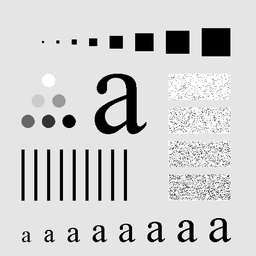
#> input picture 2assign/images/Fig0333(a).tif, 256 x 256 px, shrunk from 500 x 500 before the run
$ python spatial_filter.py
#> lines starting #> are read from the running program, lines starting #| are printed output that depends on the picture
import numpy as np
from matplotlib import pyplot as plt
import os.path
import math

# calculates mxm linear filter at position [y][x]
def calcMask(img, m, y, x):
    w = 1/(m**2) # average mask entry
    a = int((m-1)/2)
    y_max, x_max = img.shape
    g = 0 # filtered intensity value for [y][x]

    # iterate over each mxm index centered at [y][x]
    for i in range(-1*a, a+1):
        for j in range(-1*a, a+1):
            y_pos = y + i
            x_pos = x + j
            # check if index is within img
            if 0 <= y_pos < y_max:
                if 0 <= x_pos < x_max:
                    g += (img[y_pos][x_pos])
    return math.floor(g*w)

# apply linear filter with average mask with entries w = 1/m^2
# and returns filtered image
def applyLinearFilter(img, m):
    y_max, x_max = img.shape
    result = np.zeros(img.shape)
    for i in range(0, y_max):
        for j in range(0, x_max):
            result[i][j] = calcMask(img, m, i, j)
    return result

# load image
image_folder = os.path.join("./", "images")
img_path = os.path.join(image_folder, 'Fig0333(a).tif')
img = plt.imread(img_path, 0)
#> img is the input picture: shape (256, 256); min 0, max 255, mean 207.4

# plot m = 3, 9, 15
img_3 = applyLinearFilter(img, 3)
#> after the loop in applyLinearFilter, `for i in range(0, y_max):`:
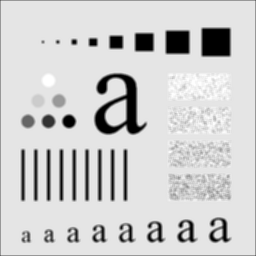
#> result: shape (256, 256) float64; min 0, max 255, mean 206
img_9 = applyLinearFilter(img, 9)
#> call 2 of applyLinearFilter, with m = 9
#> after the loop in applyLinearFilter (call 2), `for i in range(0, y_max):`:
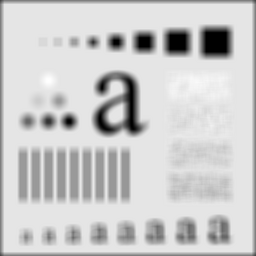
#> result: shape (256, 256) float64; min 0, max 255, mean 203.1
img_15 = applyLinearFilter(img, 15)
#> call 3 of applyLinearFilter, with m = 15
#> after the loop in applyLinearFilter (call 3), `for i in range(0, y_max):`:
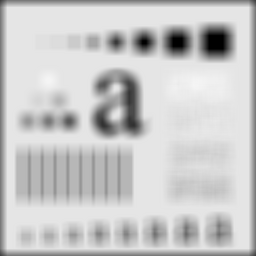
#> result: shape (256, 256) float64; min 0, max 245, mean 200.4
plt.imshow(img_3, cmap='gray')
plt.show()
plt.imshow(img_9, cmap='gray')
plt.show()
plt.imshow(img_15, cmap='gray')
plt.show()
